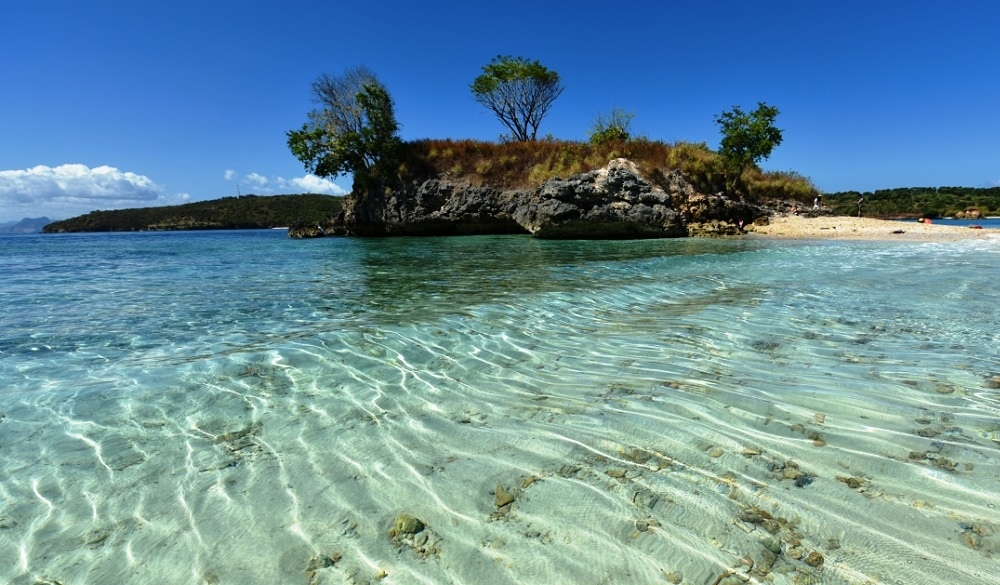
//> input picture nature.jpg, 1000 x 585 px
$ ./filters   (built with g++ and OpenCV 4)
//> lines starting //> are read from the running program, lines starting //| are printed output that depends on the picture
#include <iostream>
#include "opencv2/imgproc.hpp"
#include "opencv2/imgcodecs.hpp"
#include "opencv2/highgui.hpp"
using namespace std;
using namespace cv;
int MAX_KERNEL_LENGTH = 31;
int DELAY_BLUR = 100;
int DELAY_CAPTION = 3000;
Mat src; Mat dst;
char window_name[] = "Smoothing Demo";

int display_caption(const char *caption);
int display_dst(int delay);

int main(int argc, char **argv)
{
    namedWindow( window_name, WINDOW_AUTOSIZE );
    const char* filename = argc >=2 ? argv[1] : "nature.jpg";
    src = imread( samples::findFile( filename ), IMREAD_COLOR );
//> src is the input picture: 585 rows x 1000 cols, CV_8UC3; mean B, G, R 155.5, 141.8, 103.4

    if (src.empty())
    {
        printf(" Error opening image\n");
        printf(" Usage:\n %s [image_name-- default lena.jpg] \n", argv[0]);
        return EXIT_FAILURE;
    }

    if( display_caption( "Original Image" ) != 0 )
    {
        return 0;
    }

    dst = src.clone();

    if( display_dst( DELAY_CAPTION ) != 0 )
    {
        return 0;
    }

    if( display_caption( "Homogeneous Blur" ) != 0 )
    {
        return 0;
    }

    for ( int i = 1; i < MAX_KERNEL_LENGTH; i = i + 2 )
    {
        blur( src, dst, Size( i, i ), Point(-1,-1) );
        if( display_dst( DELAY_BLUR ) != 0 )
        {
            return 0;
        }
    }
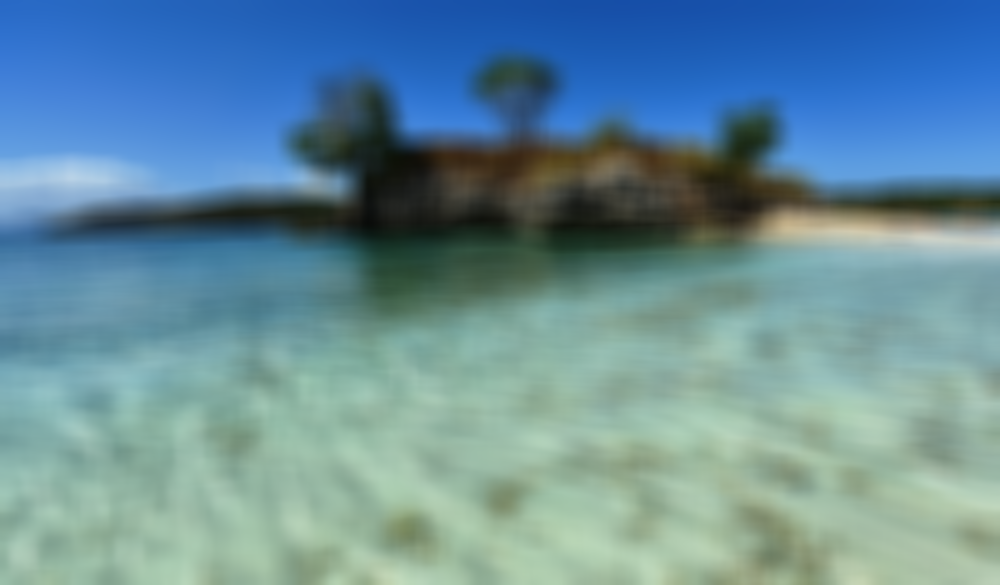
//> dst: 585 rows x 1000 cols, CV_8UC3; mean B, G, R 155.5, 141.8, 103.4

    if( display_caption( "   Blur" ) != 0 )
    {
        return 0;
    }

    for ( int i = 1; i < MAX_KERNEL_LENGTH; i = i + 2 )
    {
        GaussianBlur( src, dst, Size( i, i ), 0, 0 );
        if( display_dst( DELAY_BLUR ) != 0 )
        {
            return 0;
        }
    }
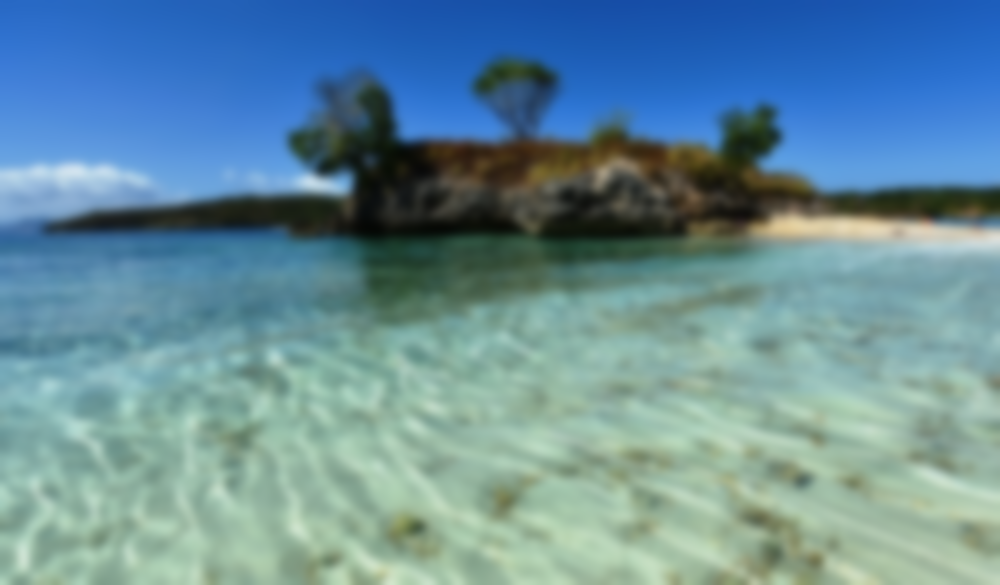
//> dst: 585 rows x 1000 cols, CV_8UC3; mean B, G, R 155.5, 141.8, 103.4

    display_caption( "Done!" );
    return 0;
}

int display_caption( const char* caption )
{
    dst = Mat::zeros( src.size(), src.type() );
    putText(dst, caption,
            Point(src.cols / 3, src.rows / 2),
            FONT_HERSHEY_PLAIN, 2, Scalar(100,255, 255, 255));
    return display_dst(DELAY_CAPTION);
}

int display_dst( int delay )
{
    imshow( window_name, dst );
    int c = waitKey ( delay );
    if( c >= 0 ) { return -1; }
    return 0;
}
